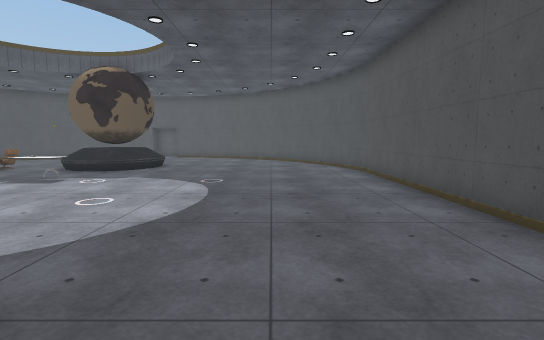
View 1 (above)

12 first-person views from a walk through a Unity game level. The camera is 1.3 m above the floor, tilts 6° down and sees 85° across. The floor is counted in squares, 1 m on a side. Each view is taken from the middle of a square. On the plan, view 1 faces up. The plan holds only what a view shows up to about 14 squares ahead; the rest is blank. The player is left out. Some animated figures are not drawn. Some surface patterns are stand-ins.

View 2
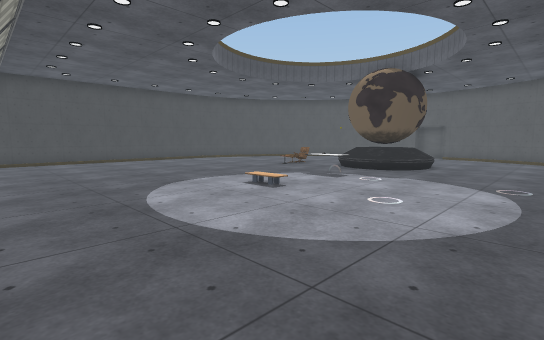

View 3
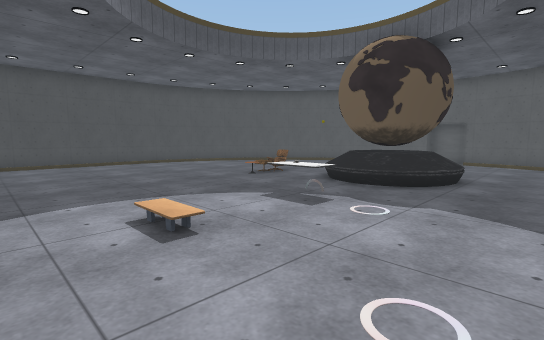

View 4
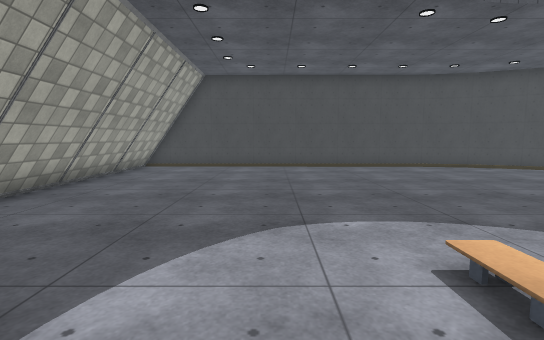

View 5
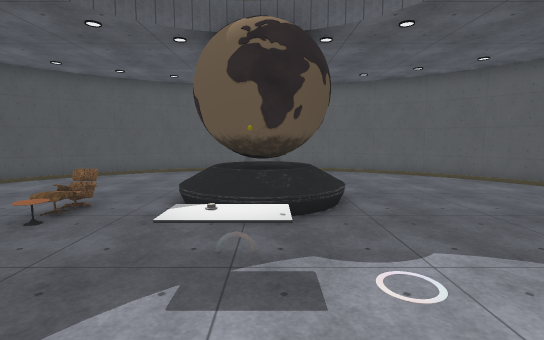

View 6
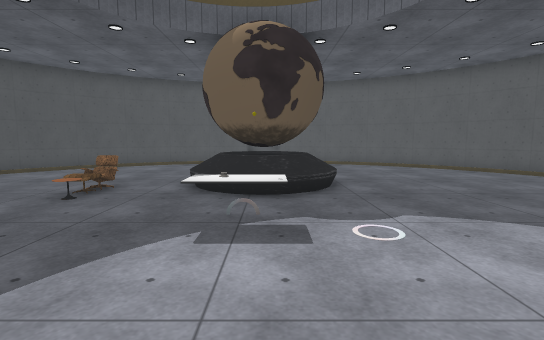

View 7
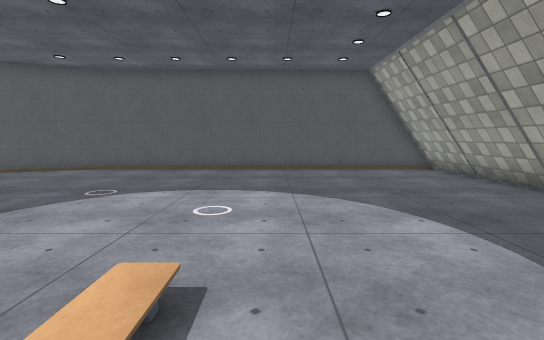

View 8
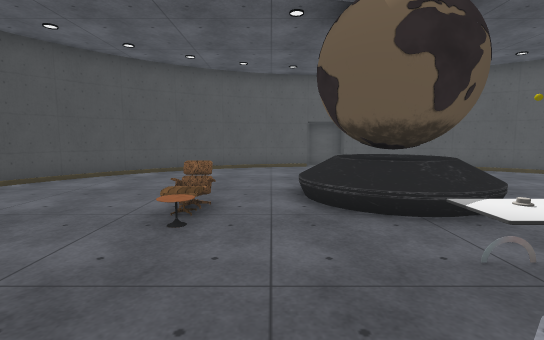

View 9
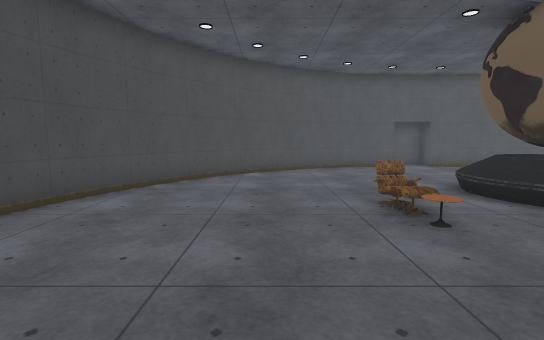

View 10
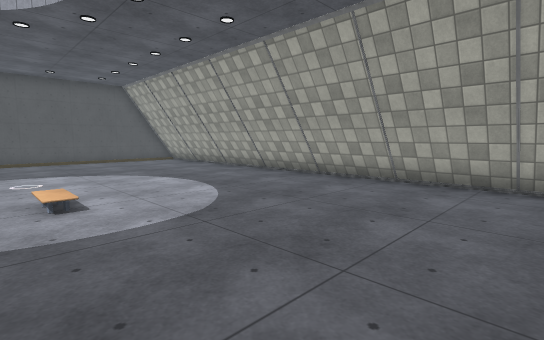

View 11
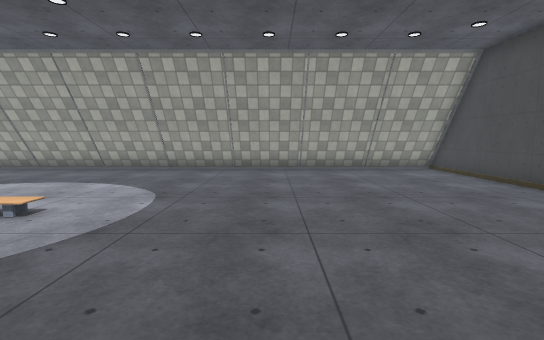

View 12
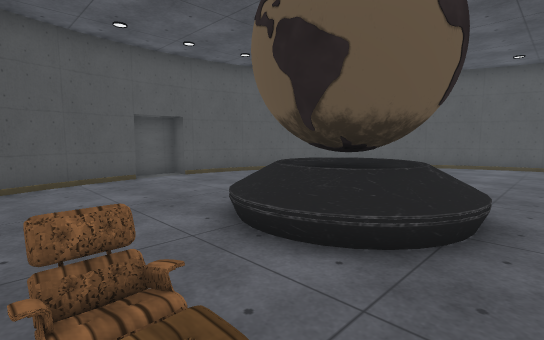

### Floor plan
Key: @ floor where view 1 was taken; # wall or solid block; . floor; / step, stairs or slope; C chair; R ring; E desk; O other object.
Columns run from 19 left of view 1 to 4 right of it. Each row starts with its distance up from view 1.
 21         ########
 20      ####......####
 19     ##............##
 18    ##..............##
 17   ##................##
 16  ##.........  .......##
 15  #........OOOO........#
 14  #........OOOO........#
 13 ##.....CC.OOOO........##
 12 #..........OO..........#
 11 #......................#
 10 #..........RR..........#
  9 #..........EE..........#
  8 #......................#
  7 #......................#
  6 #..........//..........#
  5 #......................#
  4 #......................#
  3 #......................#
  2 #......................#
  1 #......................#
  0 #..................@...#
 -1 ########################

Positions as (right, up) in squares from view 1, and headings:
1: (0, 0), facing up
2: (-1, 0), facing up-left
3: (-3, 4), facing up-left
4: (-5, 4), facing left
5: (-7, 6), facing up
6: (-7, 5), facing up
7: (-9, 5), facing right
8: (-10, 7), facing up
9: (-14, 7), facing up
10: (-14, 7), facing down-right
11: (-12, 11), facing down
12: (-12, 11), facing up-right
